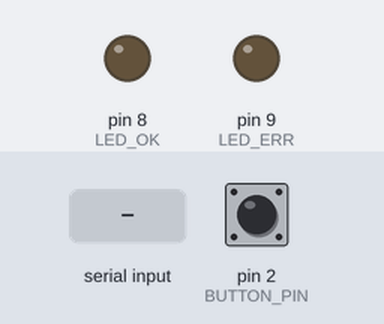
Recording of a sketch running on a simulated Arduino Uno, built with avr-gcc and run on an emulated ATmega328P. On the bench: output pins drawn as LEDs (lit = HIGH). Dashed ring = blinking. The inputs (shaded band) are chosen by the test bench; at power-on: pin 2 (BUTTON_PIN) HIGH. What the sketch prints to the serial monitor is not drawn.

Above: at 2.4 s.
2.5 s: "REJECTED\n" received over Serial
At 2.6 s:
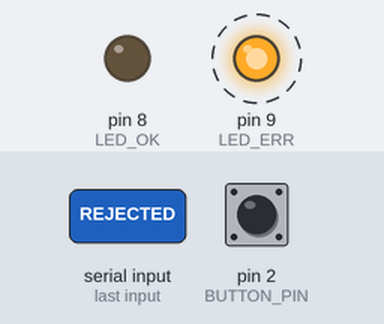
5.5 s: "TX:\n" received over Serial
At 6.6 s:
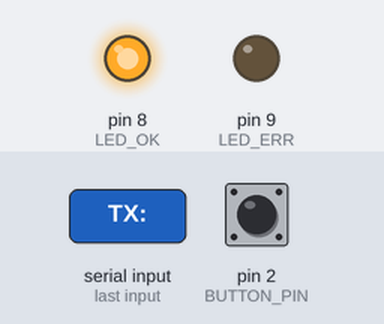
8.5 s: pin 2 (BUTTON_PIN) pulled LOW for 0.15 s
At 8.75 s:
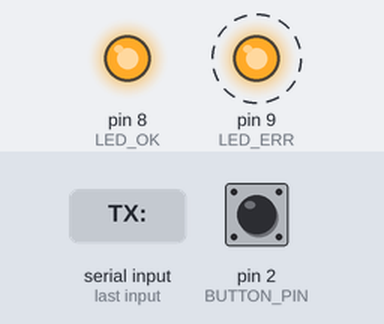
Timing chart, 0 to 11.5 s (numbered marks = the images above; inputs shaded):
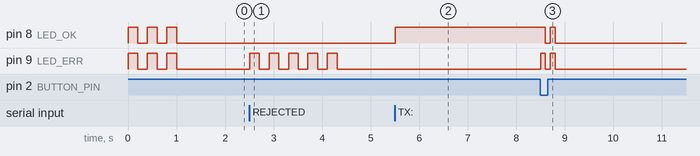

Measured:
- after the input at 2.5 s, pin 9 (LED_ERR): alternates HIGH for 0.20 s and LOW for 0.20 s, 10 changes in all, then stays LOW, starting at once
- after the input at 5.5 s, pin 8 (LED_OK): LOW → HIGH at once
- after the input at 8.5 s, pin 8 (LED_OK): HIGH → LOW after 0.10 s instead of 0.00 s; pin 9 (LED_ERR): alternates HIGH for 0.10 s and LOW for 0.10 s, 4 changes in all, then stays LOW, starting at once

The sketch:

payment_trigger.ino
```cpp
// Arduino Uno #1 – Payment Trigger with Emotional Context
// COM6 - Button Trigger with Emotional AI Integration
// Button on pin 2, LEDs on pins 8 (Green), 9 (Red)

const int BUTTON_PIN = 2;
const int LED_OK = 8;      // Green LED - Approved
const int LED_ERR = 9;     // Red LED - Rejected

volatile bool buttonPressed = false;
bool waitingForResponse = false;

// Emotional contexts (cycles through on each button press)
const char* emotions[] = {
  "I am so happy and excited about this blockchain transaction!",
  "I am feeling great and confident about this payment!",
  "This is an amazing project and I love using it!",
  "I am very angry and frustrated about this situation!",
  "This is terrible and I do not want to proceed!"
};
int emotionIndex = 0;

void setup() {
  pinMode(BUTTON_PIN, INPUT_PULLUP);
  pinMode(LED_OK, OUTPUT);
  pinMode(LED_ERR, OUTPUT);
  attachInterrupt(digitalPinToInterrupt(BUTTON_PIN), onButton, FALLING);
  Serial.begin(9600);

  digitalWrite(LED_OK, LOW);
  digitalWrite(LED_ERR, LOW);

  // Startup blink
  for(int i = 0; i < 3; i++) {
    digitalWrite(LED_OK, HIGH);
    digitalWrite(LED_ERR, HIGH);
    delay(200);
    digitalWrite(LED_OK, LOW);
    digitalWrite(LED_ERR, LOW);
    delay(200);
  }

  Serial.println("Arduino Ready (COM6)");
}

void onButton() {
  buttonPressed = true;
}

void loop() {
  if (buttonPressed && !waitingForResponse) {
    buttonPressed = false;

    // Blink both LEDs
    for(int i = 0; i < 2; i++) {
      digitalWrite(LED_OK, HIGH);
      digitalWrite(LED_ERR, HIGH);
      delay(100);
      digitalWrite(LED_OK, LOW);
      digitalWrite(LED_ERR, LOW);
      delay(100);
    }

    // Send payment with emotional context
    Serial.println("TRIGGER_PAYMENT");
    Serial.println("FROM_AGENT:satoshi_alpha_001");
    Serial.println("TO_AGENT:satoshi_beta_002");
    Serial.println("AMOUNT:1");
    Serial.print("EMOTION:");
    Serial.println(emotions[emotionIndex]);
    Serial.println("END_COMMAND");

    emotionIndex = (emotionIndex + 1) % 5;
    waitingForResponse = true;
  }

  // Check for responses
  if (Serial.available()) {
    String line = Serial.readStringUntil('\n');
    line.trim();

    if (line.startsWith("TX:")) {
      // Success - Green LED
      digitalWrite(LED_OK, HIGH);
      digitalWrite(LED_ERR, LOW);
      delay(3000);
      digitalWrite(LED_OK, LOW);
      waitingForResponse = false;
    }
    else if (line == "REJECTED") {
      // Rejected - Red LED blinks
      digitalWrite(LED_OK, LOW);
      for(int i = 0; i < 5; i++) {
        digitalWrite(LED_ERR, HIGH);
        delay(200);
        digitalWrite(LED_ERR, LOW);
        delay(200);
      }
      waitingForResponse = false;
    }
  }
}
```
